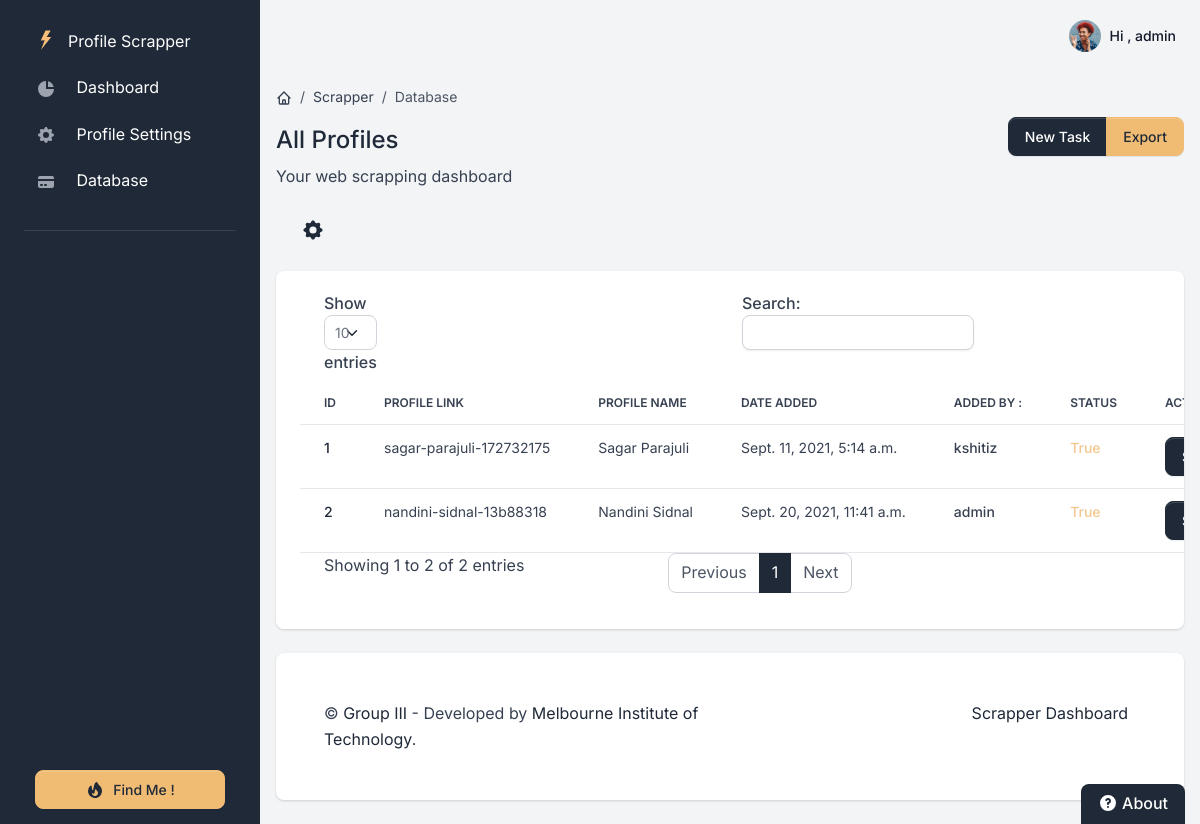
Page /databasetable (signed in) on the earlier database version.
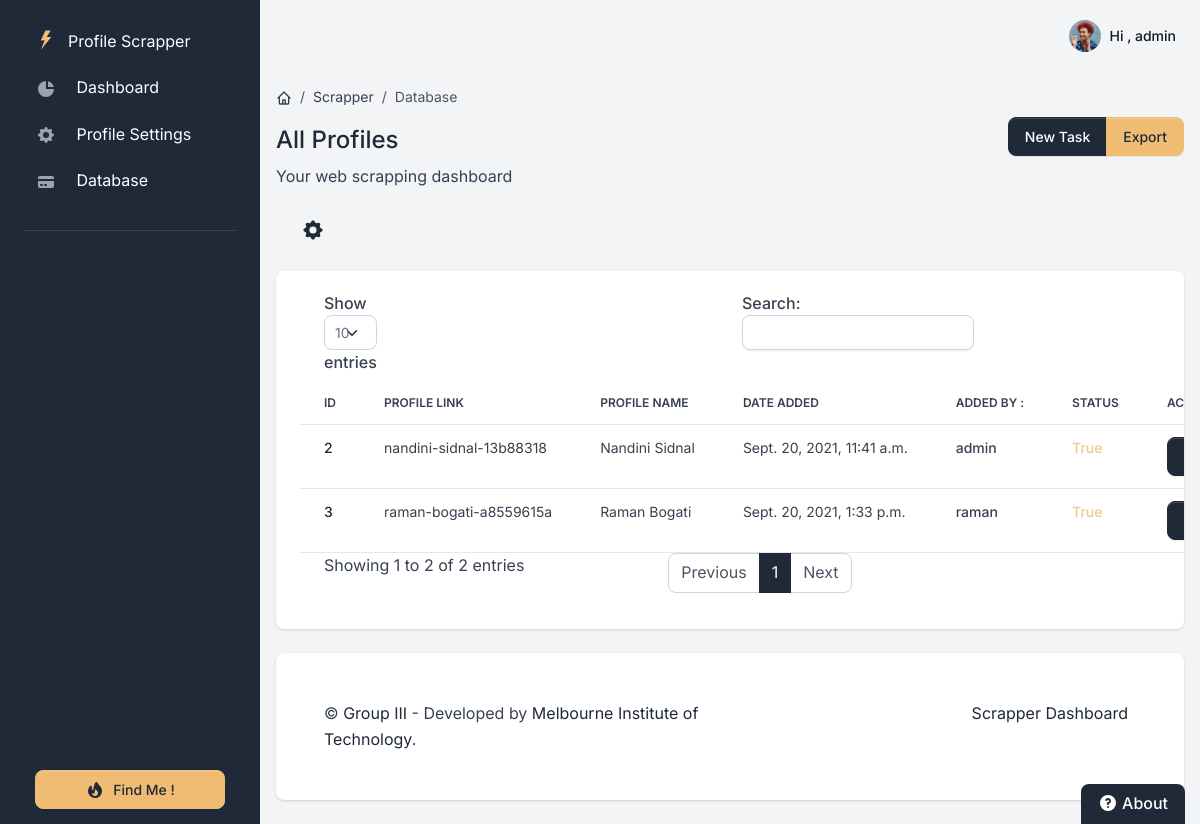
Same page on the later database version.
### apps/app/models.py (models this page shows)
class scrapperprofile(models.Model):
    Contact = models.TextField(null=True,blank=True)
    name= models.TextField(null=True,blank=True)
    location= models.TextField(null=True,blank=True)
    Education= models.TextField(null=True,blank=True)
    Skills = models.TextField(null=True,blank=True)
    Interest = models.TextField(null=True,blank=True)
    Description = models.TextField(null=True,blank=True)
    profilelink= models.CharField(max_length=200,unique=True)
    uploaded_at = models.DateTimeField(auto_now_add=True)
    scrapped_status = models.BooleanField(default=False)
    added_by = models.ForeignKey(settings.AUTH_USER_MODEL,
                             on_delete=models.CASCADE)

### apps/app/views.py (the view)
# urls.py: path('databasetable', views.databasetable, name='databasetable'),
@login_required(login_url="/login/")
def databasetable(request):
    userid=request.user.id
    profiledata=scrapperprofile.objects.all()
    usernewprofile=Profile.objects.filter(user=userid)
    context = {'profile': usernewprofile,'profiledata': profiledata,'taskform':scrapperprofileForm}
    html_template = loader.get_template('databasetable.html')
    return HttpResponse(html_template.render(context, request))

### core/templates/databasetable.html (shortened to what this page needs)
{% extends "layouts/base.html" %}
{% load crispy_forms_tags %}
{% block content %}
  <div class="d-flex justify-content-between flex-wrap flex-md-nowrap align-items-center py-4">
      <div class="d-block mb-4 mb-md-0">
          <nav aria-label="breadcrumb" class="d-none d-md-inline-block">
              <ol class="breadcrumb breadcrumb-dark breadcrumb-transparent">
                  <li class="breadcrumb-item">
                      <a href="#">
                      </a>
                  </li>
                  <li class="breadcrumb-item"><a href="#">Scrapper</a></li>
                  <li class="breadcrumb-item active" aria-current="page">Database</li>
              </ol>
          </nav>
          <h2 class="h4">All Profiles</h2>
          <p class="mb-0">Your web scrapping dashboard</p>
      </div>
      <div class="btn-toolbar mb-2 mb-md-0">
          <div class="btn-group ms-2 ms-lg-3">
<button type="button" class="btn btn-primary" data-bs-toggle="modal" data-bs-target="#modal-default">New Task</button>
              <button type="button" id="exportbutton" class="btn btn-secondary">Export</button>
          </div>
      </div>
  </div>
  <div class="table-settings mb-4">
      <div class="row align-items-center justify-content-between">
          <div class="col-4 col-md-2 col-xl-1 ps-md-0 text-end">
              <div class="dropdown">
                  <button class="btn btn-link text-dark dropdown-toggle dropdown-toggle-split m-0 p-1" data-bs-toggle="dropdown" aria-haspopup="true" aria-expanded="false">
                  </button>
              </div>
          </div>
      </div>
  </div>
  <div class="card card-body border-0 shadow table-wrapper table-responsive">
      <table id="datatable" class="table table-hover">
          <thead>
              <tr>
                  <th class="border-gray-200">Id</th>
                  <th class="border-gray-200">Profile Link</th>
                  <th class="border-gray-200">Profile Name</th>
                  <th class="border-gray-200">Date Added</th>
                  <th class="border-gray-200">Added By :</th>
                  <th class="border-gray-200">Status</th>
                  <th class="border-gray-200">Action</th>
              </tr>
          </thead>
          <tbody>
              {% for data in profiledata %}
              <tr>
                  <td>
                      <a href="#" class="fw-bold">
                          {{data.id}}
                      </a>
                  </td>
                  <td>
                      <span class="fw-normal">{{data.profilelink}}</span>
                  </td>
                  <td><span class="fw-normal">{{data.name}}</span></td>
                  <td><span class="fw-normal">{{data.uploaded_at}}</span></td>
                  <td><span class="fw-bold">{{data.added_by}}</span></td>
                  <td><span class="fw-bold text-warning">{{data.scrapped_status}}</span></td>
                  <td>
                      <div class="btn-group">
                      <a class="btn btn-small btn-block btn-primary" href="/api/scrapper/{{data.id}}" >Scrap</a>
                      </div>
                  </td>
              </tr>
              {% endfor %}
          </tbody>
      </table>
  </div>
{% endblock content %}

### core/templates/layouts/base.html (shortened to what this page needs)
<!DOCTYPE html>
<html lang="en">
<head>
<link type="text/css" href="/static/assets/vendor/sweetalert2/dist/sweetalert2.min.css" rel="stylesheet">
<link type="text/css" href="/static/assets/vendor/notyf/notyf.min.css" rel="stylesheet">
<link type="text/css" href="/static/assets/css/volt.css" rel="stylesheet">
</head>
<body>
    {% include 'includes/sidebar.html' %}
    <main class="content">
      {% include 'includes/navigation.html' %}
      {% block content %}{% endblock content %}
      {% include 'includes/settings-box.html' %}
      {% include 'includes/footer.html' %}
    </main>
</body>
</html>

### core/templates/includes/sidebar.html (shortened to what this page needs)
        <nav id="sidebarMenu" class="sidebar d-lg-block bg-gray-800 text-white collapse" data-simplebar>
          <div class="sidebar-inner px-4 pt-3">
            <ul class="nav flex-column pt-3 pt-md-0">
              <li class="nav-item">
                <a href="/" class="nav-link d-flex align-items-center">
                  <span class="sidebar-icon">
                    <img src="/static/assets/img/brand/light.svg" height="20" width="20" alt="Volt Logo">
                  </span>
                  <span class="mt-1 ms-1 sidebar-text">Profile Scrapper</span>
                </a>
              </li>
              <li class="nav-item {% if 'dashboard' in segment %} active {% endif %}">
                <a href="/" class="nav-link">
                  <span class="sidebar-icon">
                    <svg class="icon icon-xs me-2" fill="currentColor" viewBox="0 0 20 20" xmlns="http://www.w3.org/2000/svg"><path d="M2 10a8 8 0 018-8v8h8a8 8 0 11-16 0z"></path><path d="M12 2.252A8.014 8.014 0 0117.748 8H12V2.252z"></path></svg>
                  </span>
                  <span class="sidebar-text">Dashboard</span>
                </a>
              </li>
               {% if profile %}
              <li class="nav-item {% if 'settings' in segment %} active {% endif %}">
                <a href="/profilesetting/{{profile.id}}/" class="nav-link">
                  <span class="sidebar-icon">
                  </span>
                  <span class="sidebar-text">Profile Settings</span>
                </a>
              </li>
              {% endif %}
                <li class="nav-item {% if 'transactions' in segment %} active {% endif %}">
                <a href="/tableview" class="nav-link">
                  <span class="sidebar-icon">
                  </span>
                  <span class="sidebar-text">Database</span>
                </a>
              </li>
              <li role="separator" class="dropdown-divider mt-4 mb-3 border-gray-700"></li>
              <li class="nav-item">
                <a target="_blank"
                   href="https://www.linkedin.com/in/raman-bogati-a8559615a/"
                  class="btn btn-secondary d-flex align-items-center justify-content-center btn-upgrade-pro">
                  <span class="sidebar-icon d-inline-flex align-items-center justify-content-center">
                  </span>
                  <span>Find Me !</span>
                </a>
              </li>
            </ul>
          </div>
        </nav>

### core/templates/includes/navigation.html (shortened to what this page needs)
<nav class="navbar navbar-top navbar-expand navbar-dashboard navbar-dark ps-0 pe-2 pb-0">
              <div class="container-fluid px-0">
                <div class="d-flex justify-content-between w-100" id="navbarSupportedContent">
                  <ul class="navbar-nav align-items-center">
                    <li class="nav-item dropdown ms-lg-3">
                      <a class="nav-link dropdown-toggle pt-1 px-0" href="#" role="button" data-bs-toggle="dropdown" aria-expanded="false">
                        <div class="media d-flex align-items-center">
                          <img class="avatar rounded-circle" alt="Image placeholder" src="/static/assets/img/team/profile-picture-3.jpg">
                          <div class="media-body ms-2 text-dark align-items-center d-none d-lg-block">
                            <span class="mb-0 font-small fw-bold text-gray-900">
                              Hi ,  <strong>{{ request.user.username }}</strong>
                            </span>
                          </div>
                        </div>
                      </a>
                    </li>
                  </ul>
                </div>
              </div>
            </nav>

### core/templates/includes/settings-box.html (shortened to what this page needs)
    <div class="card theme-settings bg-gray-800 theme-settings-expand" id="theme-settings-expand">
        <div class="card-body bg-gray-800 text-white rounded-top p-3 py-2">
            <span class="fw-bold d-inline-flex align-items-center h6">
                About
            </span>
        </div>
    </div>

### core/templates/includes/footer.html
<footer class="bg-white rounded shadow p-5 mb-4 mt-4">
    <div class="row">
        <div class="col-12 col-md-4 col-xl-6 mb-4 mb-md-0">
            <p class="mb-0 text-center text-lg-start">
                &copy; <a class="text-primary fw-normal" href="#" target="_blank">Group III</a>
                - Developed by <a href="#" target="_blank">Melbourne Institute of Technology</a>.
            </p>
        </div>
        <div class="col-12 col-md-8 col-xl-6 text-center text-lg-start">
            <ul class="list-inline list-group-flush list-group-borderless text-md-end mb-0">
                <li class="list-inline-item px-0 px-sm-2">
                    <a target="_blank"
                       href="#">Scrapper Dashboard</a>
                </li>
            </ul>
        </div>
    </div>
</footer>

Differences in the rows shown:
removed scrapperprofile: id "1", profilelink "sagar-parajuli-172732175", name "Sagar Parajuli", uploaded_at "Sept. 11, 2021, 5:14 a.m.", added_by "kshitiz", scrapped_status "True"
added scrapperprofile: id "3", profilelink "raman-bogati-a8559615a", name "Raman Bogati", uploaded_at "Sept. 20, 2021, 1:33 p.m.", added_by "raman", scrapped_status "True"
